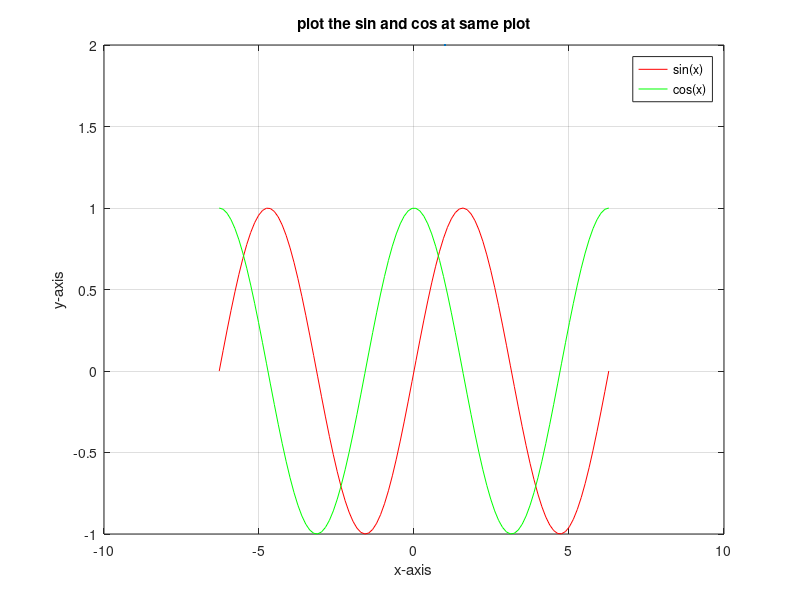

Reproduce this figure in MATLAB.
%%create unit-step function plot
x=linspace(-2*pi,2*pi,100);
y=sin(x);
y1=cos(x);
plot(x,y,'r',x,y1,'g',LineWidth=2);
%plot(x,y,'LineWidth',1,'Color','g','Marker','s','MarkerSize',3,x,y1,'LineWidth',2,'Color','b','Marker','o','MarkerSize',5);

title('plot the sin and cos at same plot');
xlabel('x-axis');
ylabel('y-axis');
grid on;

legend ('sin(x)','cos(x)');


